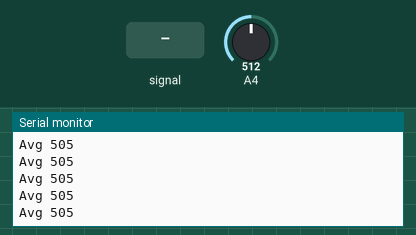
A sketch run on a simulated Arduino Uno, built with avr-gcc and run on an emulated ATmega328P. Shown: the last lines printed to the serial monitor. The inputs (shaded band) are chosen by the test bench; at power-on: A4 = 512.

Above: at 1.2 s.
1.3 s: A4 fed a 200 Hz sine of ±81 counts around its level
At 2.3 s:
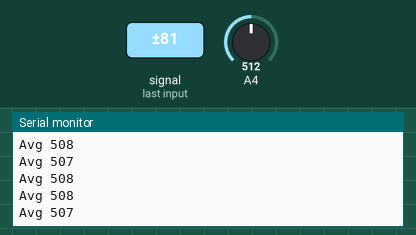
2.8 s: A4 set to 716
At 3.3 s:
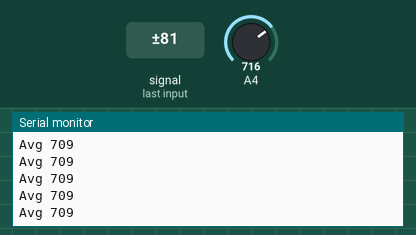
4.3 s: A4 fed a 1000 Hz sine of ±255 counts around its level
At 4.9 s:
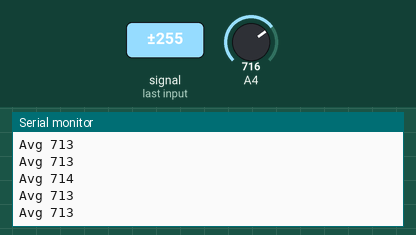
5.8 s: A4 set to 900
At 6.5 s:
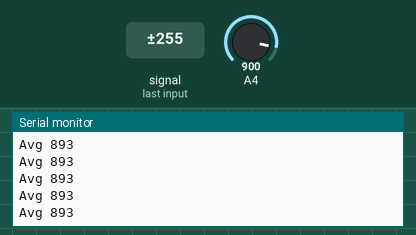
Timing chart, 0 to 8.3 s (numbered marks = the images above; inputs shaded):
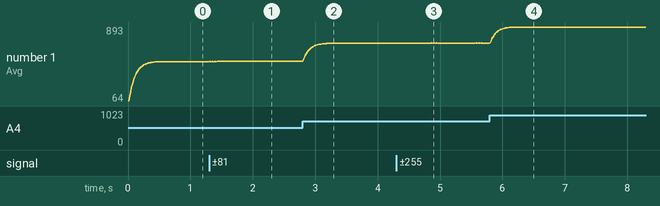

Measured:
- after the input at 1.3 s, the serial monitor: prints a new line at once (image 1)
- after the input at 2.8 s, the serial monitor: prints a new line at once (image 2)
- after the input at 4.3 s, the serial monitor: prints a new line at once (image 3)
- after the input at 5.8 s, the serial monitor: prints a new line at once (image 4)
- plotted number 1: 505 → 508 after the input at 1.3 s, 508 → 709 after the input at 2.8 s, 709 → 712 after the input at 4.3 s, 712 → 893 after the input at 5.8 s

The sketch:

Piccolo.ino
```cpp
// (licence header left out)
// IMPORTANT: FFT_N should be #defined as 128 in ffft.h.

#include <math.h>
#include <Wire.h>

#define ADC_CHANNEL 4

volatile byte samplePos = 0;     // Buffer position counter
uint32_t sampleSum = 0;
uint32_t runningSum = 0;

void setup() {
  Serial.begin(115200);
  Serial.println("Cane controller"); Serial.println("");

  // Init ADC free-run mode; f = ( 16MHz/prescaler ) / 13 cycles/conversion
  ADMUX  = _BV(REFS0) | ADC_CHANNEL; // Channel sel, right-adj, use AVcc pin
  ADCSRA = _BV(ADEN)  | // ADC enable
           _BV(ADSC)  | // ADC start
           _BV(ADATE) | // Auto trigger
           _BV(ADIE)  | // Interrupt enable
           _BV(ADPS2) | _BV(ADPS1) | _BV(ADPS0); // 128:1 / 13 = 9615 Hz
  ADCSRB = 0;                // Free run mode, no high MUX bit
  DIDR0  = 1 << ADC_CHANNEL; // Turn off digital input for ADC pin

  sei(); // Enable interrupts
}

void loop() {

  while(ADCSRA & _BV(ADIE)); // Wait for audio sampling to finish

  uint32_t thisSum = sampleSum >> 7;
  sampleSum = 0;
  samplePos = 0;                   // Reset sample counter
  ADCSRA |= _BV(ADIE);             // Resume sampling interrupt

  runningSum = ((runningSum * 7) + thisSum) >> 3;

  Serial.print("Avg "); Serial.println(runningSum);
}

ISR(ADC_vect) { // Audio-sampling interrupt
  int16_t sample = ADC; // 0-1023
  sampleSum += sample;
  if(++samplePos >= 128) ADCSRA &= ~_BV(ADIE); // Buffer full, interrupt off
}
```
